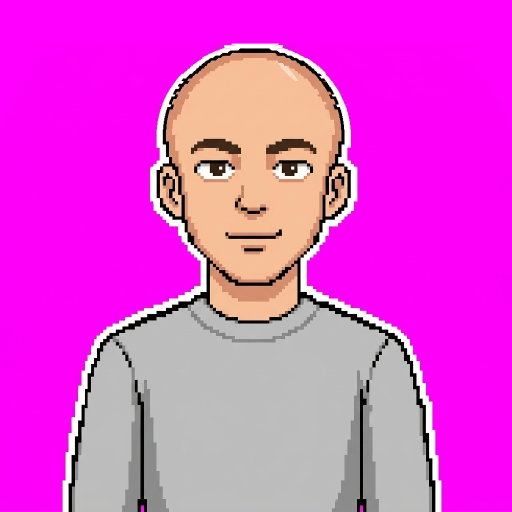
#> input picture manequim/manequim.png, 1024 x 1024 px (shown at 1/2 size)
$ python encurtar_cranio.py ../manequim/manequim.png ../manequim/manequim.png 1.0
#> lines starting #> are read from the running program, lines starting #| are printed output that depends on the picture; after the words box and inside, x2 and y2 are one past the last pixel; in counts of white or black regions, pixels touching at a corner belong together
"""O manequim careca com o crânio mais baixo: a faixa acima das sobrancelhas é comprimida na
vertical (sem IA), e o rosto, as orelhas e o corpo ficam iguais.

    python encurtar_cranio.py ENTRADA SAIDA FATOR
"""
import sys
import numpy as np
from PIL import Image
ent, sai, fator = sys.argv[1], sys.argv[2], float(sys.argv[3])
im = np.asarray(Image.open(ent).convert("RGB")).copy()
#> im is the input picture: shape (1024, 1024, 3); mean R, G, B 225.8, 74.7, 211.6
r, g, b = (im[..., i].astype(int) for i in range(3))
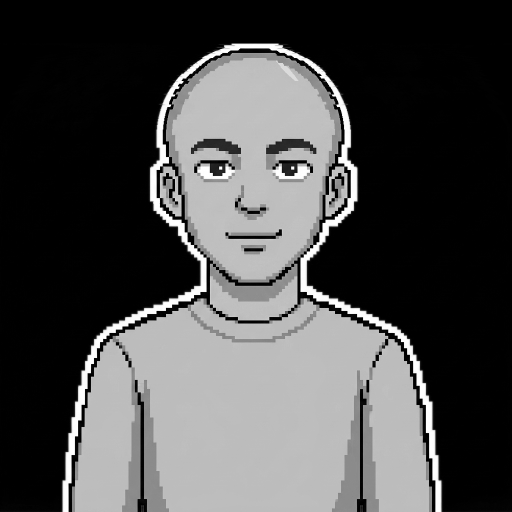
#> g: shape (1024, 1024) int64 (shown at 1/2 size); min 0, max 255, mean 74.7
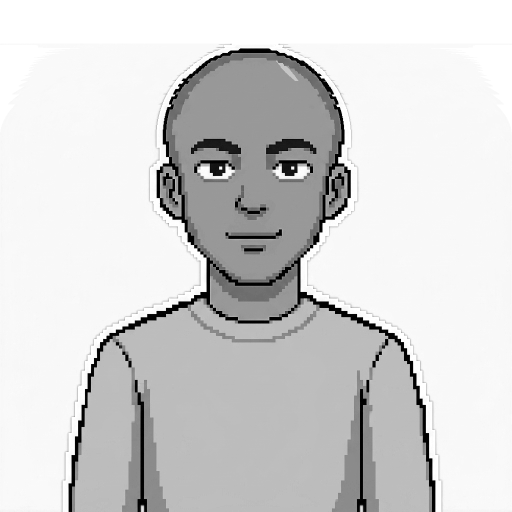
#> b: shape (1024, 1024) int64 (shown at 1/2 size); min 0, max 255, mean 211.6
magenta = (r > 160) & (b > 160) & (g < 120)
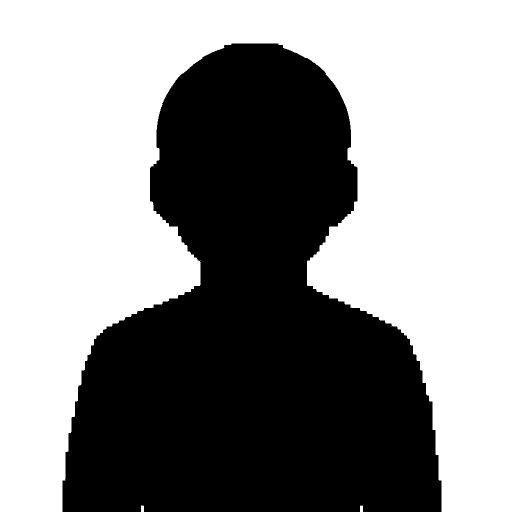
#> magenta: shape (1024, 1024) bool (shown at 1/2 size); 56.9% white; 1 black region, box (x1, y1, x2, y2) and area: (125, 87, 883, 1024) 451831
# a sobrancelha: a primeira linha (de cima) com marrom escuro no meio do rosto
meio = im[:, 380:640].astype(int)
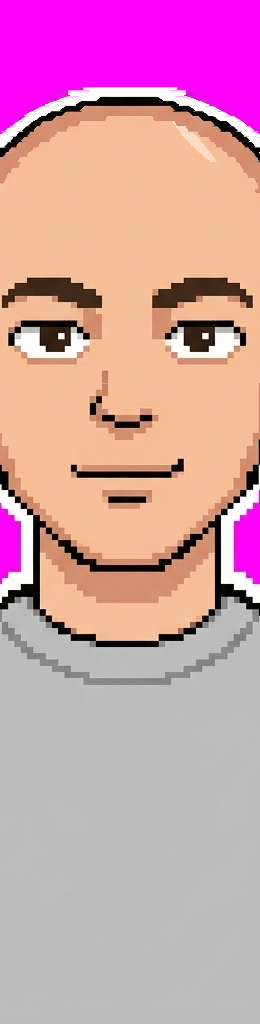
#> meio: shape (1024, 260, 3) int64; mean R, G, B 209.2, 157.1, 169
escuro = (meio.max(-1) < 110) & (meio[..., 0] > meio[..., 2] + 10)
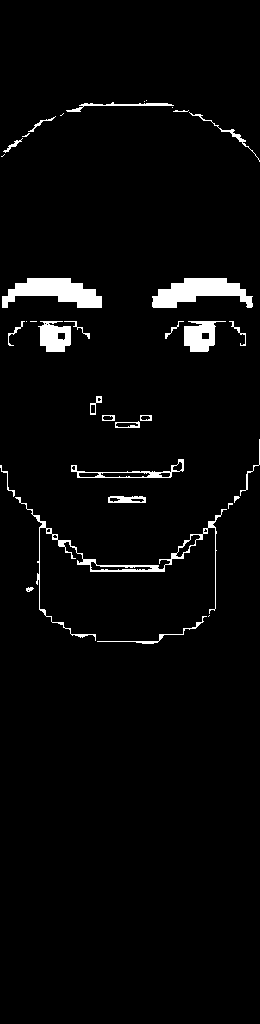
#> escuro: shape (1024, 260) bool; 3.2% white; 35 white regions (10 under 20 px), largest, box (x1, y1, x2, y2) and area: (2, 278, 102, 308) 1772, (152, 278, 253, 308) 1764, (15, 497, 227, 641) 1367
topo = int(np.nonzero((~magenta).any(1))[0][0])
#> topo = 87
# o contorno do alto da cabeça também é escuro: procura a sobrancelha só no rosto, bem abaixo do topo
linhas = np.nonzero(escuro.sum(1) > 20)[0]
#> linhas = 104 values from 103 to 642
linhas = linhas[linhas > topo + 150]
#> linhas = 99 values from 278 to 642
sobrancelha = int(linhas[0]) - 6
#> sobrancelha = 272
alto = sobrancelha - topo
#> alto = 185
novo_alto = round(alto * fator)
#> novo_alto = 185
faixa = Image.fromarray(im[topo:sobrancelha]).resize((im.shape[1], novo_alto), Image.NEAREST)
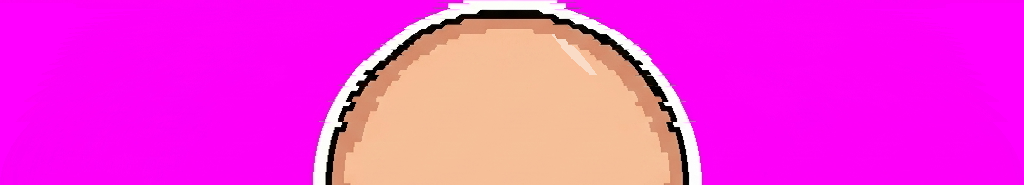
#> faixa: PIL image 1024x185 RGB; mean R, G, B 244.7, 53.6, 218.6
saida = np.zeros_like(im); saida[...] = (255, 0, 255)
saida[sobrancelha:] = im[sobrancelha:]
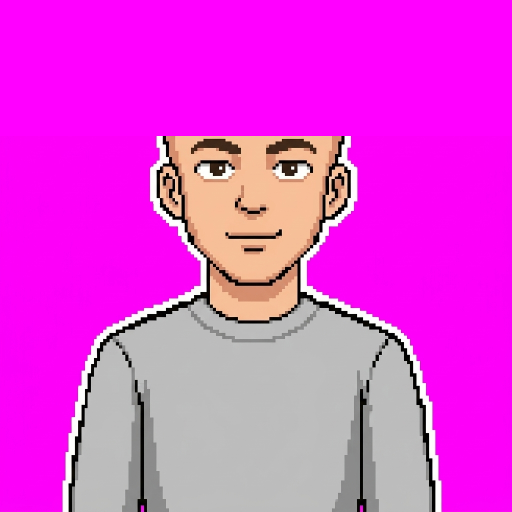
#> saida: shape (1024, 1024, 3) (shown at 1/2 size); mean R, G, B 227.6, 65.1, 218.2
saida[sobrancelha - novo_alto:sobrancelha] = np.asarray(faixa)
Image.fromarray(saida).save(sai)
print(f"topo {topo}, sobrancelha {sobrancelha}: de {alto} para {novo_alto} px")
#| topo 87, sobrancelha 272: de 185 para 185 px
